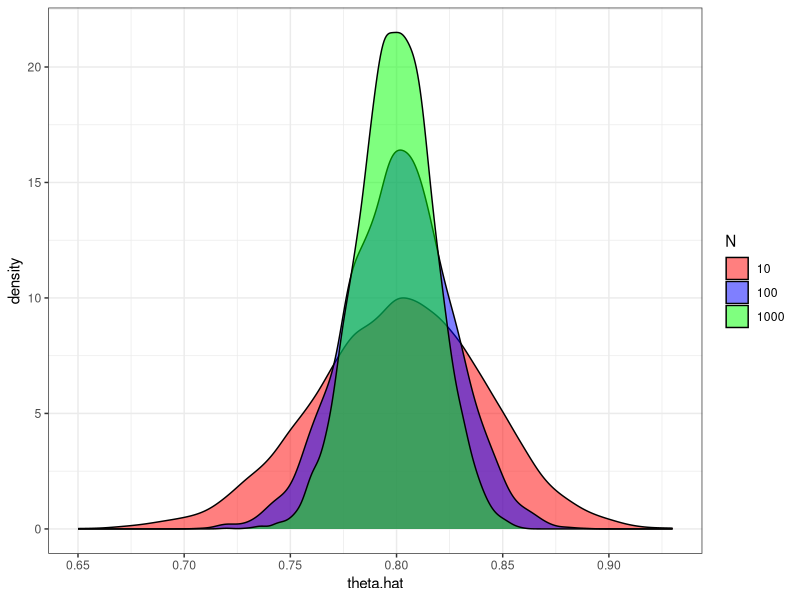
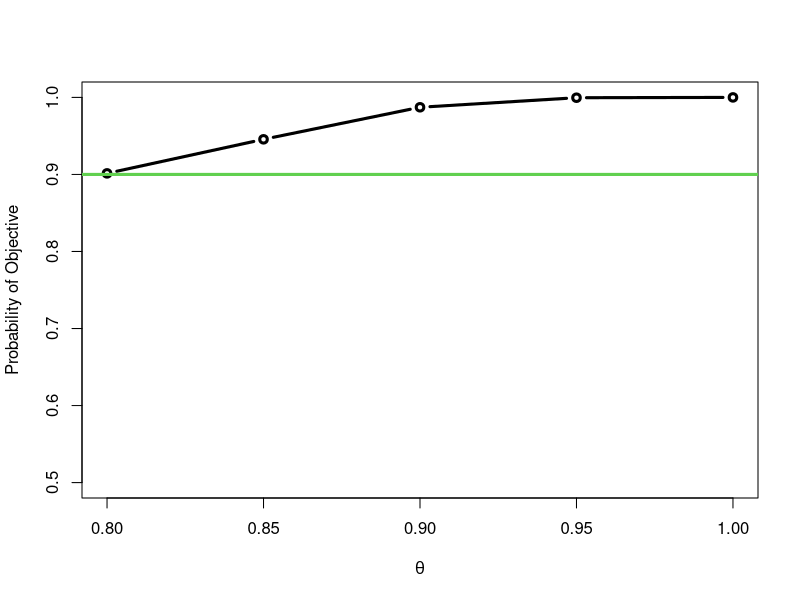
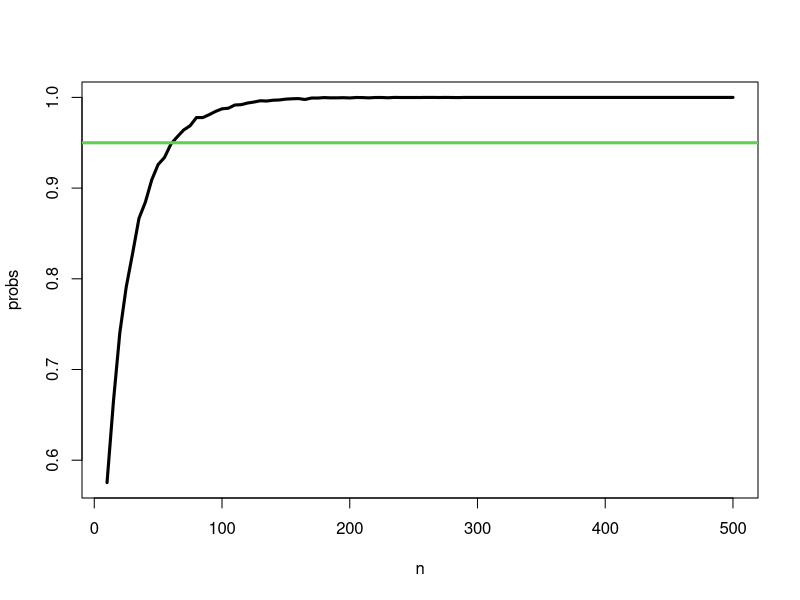
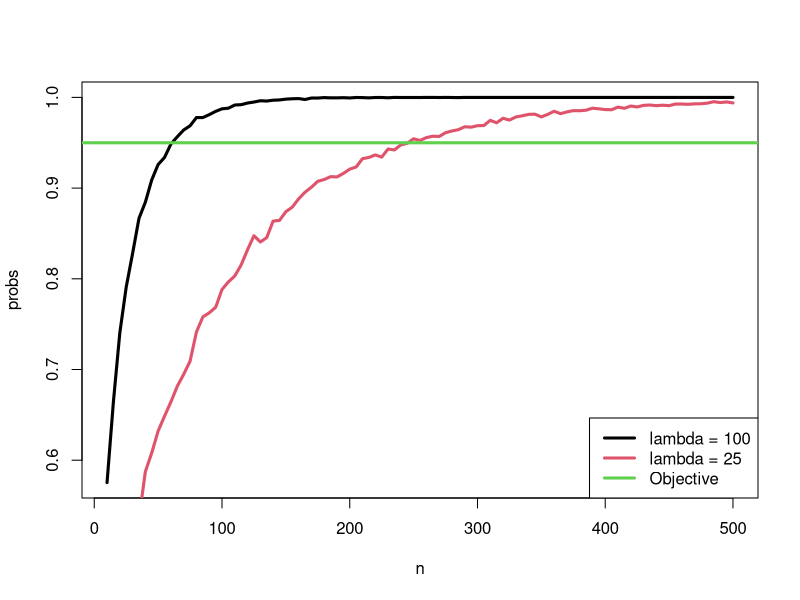
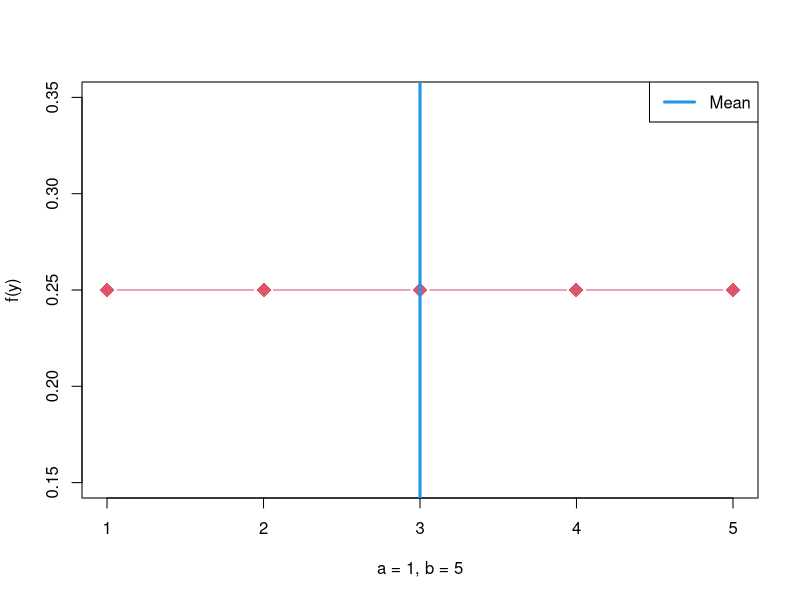
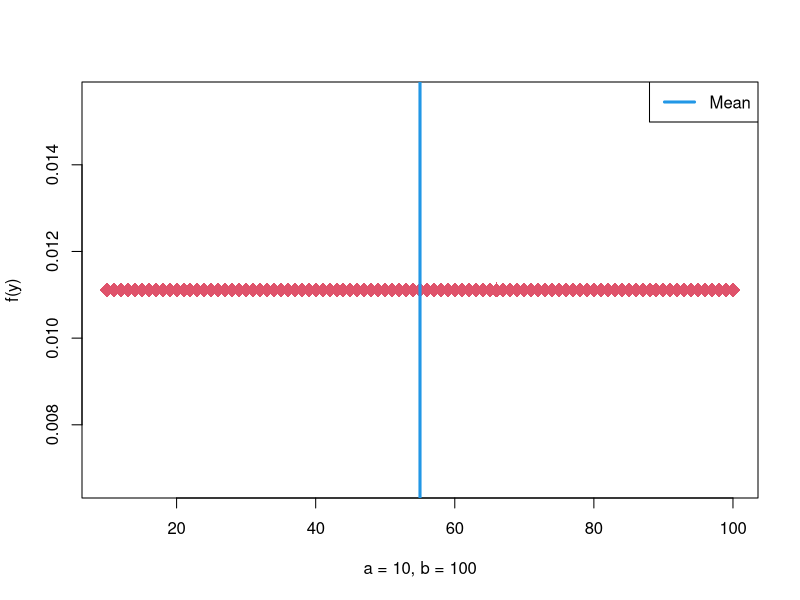
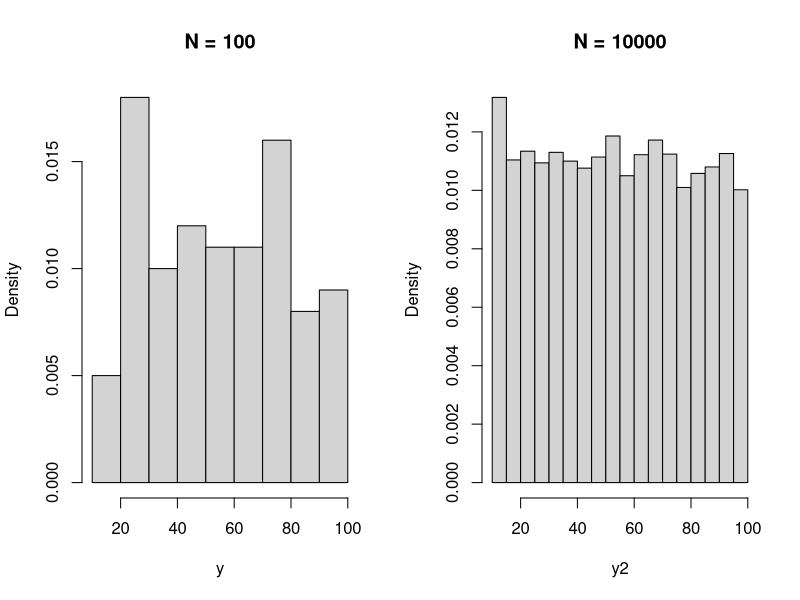

These charts were generated, in order, by the following R code:
## ---- chunk 1
knitr::opts_chunk$set(echo = TRUE)
library(ggplot2)
## ---- chunk 2
# Define sandhill crane over winter survival probability (P(Y=1))
 theta = 0.8
## ---- chunk 3
rbinom(n = 1, size = 1,prob = theta)
## ---- chunk 4
rbinom(n = 1, size = 10, prob = theta)
## ---- chunk 5
  rbinom(n = 10, size = 1,prob = theta)
## ---- chunk 6
theta = 0.2
rbinom(n = 10, size = 1,prob = theta)
## ---- chunk 7
sample(x = c(1,0),
       size = 10, 
       replace=TRUE,
       prob = c(0.8,0.2)
       )
## ---- chunk 8
  n.sim = 5000
  n = c(100,250,500)
  theta = 0.8
  theta.hat=matrix(NA, nrow=n.sim, ncol=length(n))

  theta.hat[,1]=rbinom(n.sim, n[1], theta)/n[1]
  theta.hat[,2]=rbinom(n.sim, n[2], theta)/n[2]
  theta.hat[,3]=rbinom(n.sim, n[3], theta)/n[3]

  plot.data = data.frame(theta.hat = c(theta.hat), N = c(rep("10",n.sim),rep("100",n.sim),rep("1000",n.sim)))


  ggplot(plot.data,aes(theta.hat,fill=N))+
     scale_fill_manual(values=c("red","blue","green"))+
     geom_density(alpha=0.5,binwidth=0.05,position="identity") + 
    theme_bw()
## ---- chunk 9
bias = apply(theta.hat,2,mean)-theta
bias
## ---- chunk 10
r.bias = (apply(theta.hat,2,mean)-theta)/theta
r.bias
## ---- chunk 11
  limits.truth=c(theta-theta*0.05,
                 theta+theta*0.05
                 )
  my.func = function(x){length(which(x>=limits.truth[1] & 
                                     x<=limits.truth[2]))/length(x)
                        }
  prob.truth = apply(theta.hat, 2,FUN = my.func)
  data.frame(n = n, prob = prob.truth)
## ---- chunk 12
  n.sim = 5000
  n = 250
  theta = seq(0.8, 1, by=0.05)
  prob.obj=rep(NA, length(theta))

  for(i in 1:length(theta)){
    theta.hat=rbinom(n.sim, n, theta[i])/n
    
    limits.truth=c(theta[i]-theta[i]*0.05,
                   theta[i]+theta[i]*0.05
                   )

    prob.obj[i] = length(which(theta.hat>=limits.truth[1] & 
                 theta.hat<=limits.truth[2]))/length(theta.hat)
  }  

  plot(theta, prob.obj,type="b",lwd=3,ylim=c(0.5,1),
       xlab=expression(paste(theta)),
       ylab="Probability of Objective")
  abline(h=0.90,lwd=3,col=3)
      
## ---- chunk 13
rpois(n = 10, lambda = 100)
## ---- chunk 14
rpois(n = 10, lambda = 2)
## ---- chunk 15
  set.seed(43243)
  y = rpois(n = 100000, lambda = 10)
  mean(y)
  var(y)
## ---- chunk 16

#Define inputs and outputs
  lambda = 100
  n = seq(10,500,by=5)
  n.sim = 10000
  mean.mat =matrix(NA, nrow=n.sim, ncol=length(n))

# loop over the different sample sizes - n
for(i in 1:length(n)){
  y.temp = matrix(
                  replicate(n.sim,
                            rpois(n[i],lambda=lambda)
                            ), nrow=n[i],byrow = TRUE
                  )
  #Estimate mean of each sample
  mean.temp = apply(y.temp, 2, mean)
  mean.mat[,i] = mean.temp
}

dim(mean.mat)

#Define 5% around truth
  limits.truth=c(lambda-lambda*0.025,
                 lambda+lambda*0.025
                 )

#Estimate probability of being within 5%
  probs = apply(mean.mat,2,FUN=function(x){length(which(x>=limits.truth[1] &
                                                        x<= limits.truth[2]
                                                        )
                                                  ) / n.sim 
                                         }
             )

# Plot the probability versus the sample size
  plot(n,probs,type="l",lwd=3,col=1)
  abline(h=0.95,lwd=3,col=3)

## ---- chunk 17

results=data.frame(n, probs)
sp.results=results[which(probs>=0.95)[1],1]

## ---- chunk 18
#Define inputs and outputs
  lambda = 25
  n = seq(10,500,by=5)
  n.sim = 10000
  mean.mat =matrix(NA, nrow=n.sim, ncol=length(n))

# loop over the different sample sizes - n
for(i in 1:length(n)){
  y.temp = matrix(
                  replicate(n.sim,
                            rpois(n[i],lambda=lambda)
                            ), nrow=n[i],byrow = TRUE
                  )
  #Estimate mean of each sample
  mean.temp = apply(y.temp, 2, mean)
  mean.mat[,i] = mean.temp
}

#dim(mean.mat)

#Define 5% around truth
  limits.truth=c(lambda-lambda*0.025,
                 lambda+lambda*0.025
                 )

#Estimate probability of being within 5%
  probs2 = apply(mean.mat,2,FUN=function(x){length(which(x>=limits.truth[1] &
                                                        x<= limits.truth[2]
                                                        )
                                                  ) / n.sim 
                                            }
                )

# Plot the probability versus the sample size
  plot(n,probs,type="l",lwd=3,col=1)
  lines(n, probs2, lwd=3,col=2)
  legend("bottomright",lwd=3,col=c(1,2,3),legend=c("lambda = 100", "lambda = 25", "Objective"))
  abline(h=0.95,lwd=3,col=3)
## ---- chunk 19

results2=data.frame(n, probs2)
sp.results2=results2[which(probs2>=0.95)[1],1]

## ---- chunk 20
#Parameters
  a=1; b=5
# Sample Space of RV
  x=seq(a,b,by=1)
  n=length(x)
#plotting probability mass  
  plot(x,dunif(x,a,b),col=2,pch=18,cex=2,
      type= 'b',
     ylab="f(y)",xlab=c("a = 1, b = 5"))
     abline(v=(a+b)/2,lwd=3,col=4)
     legend("topright",lwd=3,col=4,legend=c("Mean"))

## ---- chunk 21
#Parameters
  a=10; b=100
#Sample Space
  x=seq(a,b,by=1)
  n=length(x)
#plotting probability mass    
  plot(x,dunif(x,a,b),col=2,pch=18,cex=2,
       type="b",
       ylab="f(y)",xlab=c("a = 10, b = 100"))
  abline(v=(a+b)/2,lwd=3,col=4)
  legend("topright",lwd=3,col=4,legend=c("Mean"))
  
## ---- chunk 22
#Parameters
  a=10; b=100

  punif(60,a,b,lower.tail = FALSE)

## ---- chunk 23
#Parameters
  a=10; b=100

  qunif(0.4444444,a,b,lower.tail = FALSE)

## ---- chunk 24
#Parameters
  a=10; b=100

#Sample at different sample sizes
  sample.size=100
  sample.size2=10000
  
  y=round(runif(sample.size,a,b),digits=0)
  y2=round(runif(sample.size2,a,b),digits=0)

#plotting samples with True probability
  par(mfrow=c(1,2))
  
  hist(y,main="N = 100",freq = FALSE)
  hist(y2,main="N = 10000",freq = FALSE)

  
  
